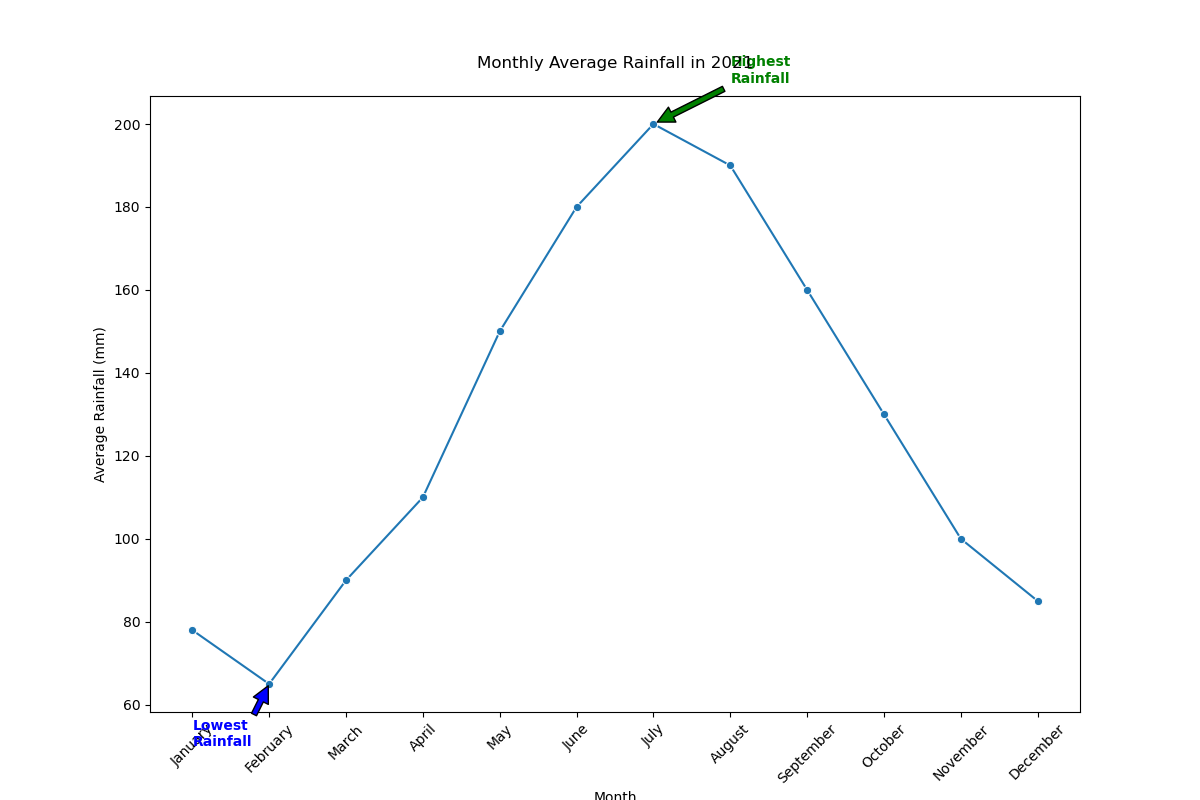

This figure's Python source:

import seaborn as sns
import pandas as pd
import matplotlib.pyplot as plt

# Data dictionary with month and corresponding average rainfall in mm
data = {
    "Month": ["January", "February", "March", "April", "May", "June",
              "July", "August", "September", "October", "November", "December"],
    "Average_Rainfall_mm": [78, 65, 90, 110, 150, 180, 200, 190, 160, 130, 100, 85]
}

# Create a DataFrame from the data dictionary
df = pd.DataFrame(data)

# Create a line chart
plt.figure(figsize=(12, 8))  # Changing the size of the chart
sns.lineplot(data=df, x="Month", y="Average_Rainfall_mm", color="#1F77B4", marker="o")

# Annotating the highest and lowest rainfall points
plt.annotate(
    'Highest\nRainfall', xy=('July', 200), xytext=('August', 210),
    arrowprops=dict(facecolor='green', shrink=0.05), color='green', weight='bold'
)
plt.annotate(
    'Lowest\nRainfall', xy=('February', 65), xytext=('January', 50),
    arrowprops=dict(facecolor='blue', shrink=0.05), color='blue', weight='bold'
)

# Adding chart title and labels
plt.title("Monthly Average Rainfall in 2021", pad=20)
plt.xlabel("Month")
plt.ylabel("Average Rainfall (mm)")

# Customizing the appearance of the ticks on the x-axis for better readability
plt.xticks(rotation=45)

# Show the final plot
plt.show()
